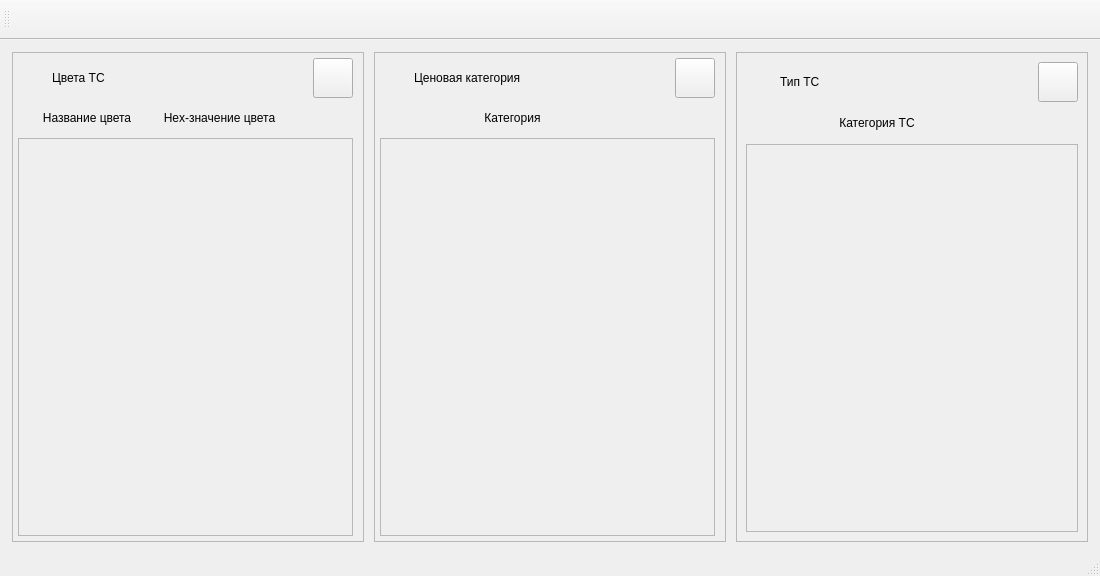
<?xml version="1.0" encoding="UTF-8"?>
<ui version="4.0">
 <class>AdminSystem</class>
 <widget class="QMainWindow" name="AdminSystem">
  <property name="geometry">
   <rect>
    <x>0</x>
    <y>0</y>
    <width>1100</width>
    <height>576</height>
   </rect>
  </property>
  <property name="minimumSize">
   <size>
    <width>1100</width>
    <height>50</height>
   </size>
  </property>
  <property name="windowTitle">
   <string>MainWindow</string>
  </property>
  <property name="styleSheet">
   <string notr="true"/>
  </property>
  <widget class="QWidget" name="centralwidget">
   <layout class="QHBoxLayout" name="horizontalLayout">
    <property name="spacing">
     <number>0</number>
    </property>
    <property name="leftMargin">
     <number>2</number>
    </property>
    <property name="topMargin">
     <number>2</number>
    </property>
    <property name="rightMargin">
     <number>2</number>
    </property>
    <property name="bottomMargin">
     <number>2</number>
    </property>
    <item>
     <widget class="QStackedWidget" name="stackedWidget">
      <property name="currentIndex">
       <number>1</number>
      </property>
      <widget class="QWidget" name="page_users">
       <layout class="QVBoxLayout" name="verticalLayout_2">
        <item alignment="Qt::AlignRight">
         <widget class="QPushButton" name="btn_add_user">
          <property name="minimumSize">
           <size>
            <width>200</width>
            <height>40</height>
           </size>
          </property>
          <property name="cursor">
           <cursorShape>PointingHandCursor</cursorShape>
          </property>
          <property name="text">
           <string> Добавить пользователя</string>
          </property>
          <property name="icon">
           <iconset resource="../../resurce.qrc">
            <normaloff>:/Icons/icons/user-plus_.svg</normaloff>:/Icons/icons/user-plus_.svg</iconset>
          </property>
          <property name="iconSize">
           <size>
            <width>30</width>
            <height>30</height>
           </size>
          </property>
         </widget>
        </item>
        <item>
         <widget class="QGroupBox" name="groupBox">
          <property name="maximumSize">
           <size>
            <width>16777215</width>
            <height>32</height>
           </size>
          </property>
          <property name="font">
           <font>
            <stylestrategy>PreferDefault</stylestrategy>
           </font>
          </property>
          <layout class="QHBoxLayout" name="horizontalLayout_2">
           <property name="leftMargin">
            <number>0</number>
           </property>
           <property name="topMargin">
            <number>0</number>
           </property>
           <property name="rightMargin">
            <number>0</number>
           </property>
           <property name="bottomMargin">
            <number>5</number>
           </property>
           <item>
            <widget class="QLabel" name="label">
             <property name="sizePolicy">
              <sizepolicy hsizetype="Expanding" vsizetype="Expanding">
               <horstretch>0</horstretch>
               <verstretch>0</verstretch>
              </sizepolicy>
             </property>
             <property name="minimumSize">
              <size>
               <width>40</width>
               <height>0</height>
              </size>
             </property>
             <property name="maximumSize">
              <size>
               <width>40</width>
               <height>16777215</height>
              </size>
             </property>
             <property name="styleSheet">
              <string notr="true">padding-left: 5px;</string>
             </property>
             <property name="text">
              <string>ID</string>
             </property>
            </widget>
           </item>
           <item>
            <widget class="QLabel" name="label_2">
             <property name="sizePolicy">
              <sizepolicy hsizetype="Expanding" vsizetype="Expanding">
               <horstretch>0</horstretch>
               <verstretch>0</verstretch>
              </sizepolicy>
             </property>
             <property name="minimumSize">
              <size>
               <width>70</width>
               <height>0</height>
              </size>
             </property>
             <property name="maximumSize">
              <size>
               <width>100</width>
               <height>16777215</height>
              </size>
             </property>
             <property name="text">
              <string>Логин</string>
             </property>
            </widget>
           </item>
           <item>
            <widget class="QLabel" name="label_3">
             <property name="sizePolicy">
              <sizepolicy hsizetype="Expanding" vsizetype="Expanding">
               <horstretch>0</horstretch>
               <verstretch>0</verstretch>
              </sizepolicy>
             </property>
             <property name="minimumSize">
              <size>
               <width>130</width>
               <height>0</height>
              </size>
             </property>
             <property name="maximumSize">
              <size>
               <width>200</width>
               <height>16777215</height>
              </size>
             </property>
             <property name="styleSheet">
              <string notr="true"/>
             </property>
             <property name="text">
              <string>Имя</string>
             </property>
            </widget>
           </item>
           <item>
            <widget class="QLabel" name="label_4">
             <property name="sizePolicy">
              <sizepolicy hsizetype="Expanding" vsizetype="Expanding">
               <horstretch>0</horstretch>
               <verstretch>0</verstretch>
              </sizepolicy>
             </property>
             <property name="minimumSize">
              <size>
               <width>100</width>
               <height>0</height>
              </size>
             </property>
             <property name="maximumSize">
              <size>
               <width>180</width>
               <height>16777215</height>
              </size>
             </property>
             <property name="text">
              <string>E-mail</string>
             </property>
            </widget>
           </item>
           <item>
            <widget class="QLabel" name="label_5">
             <property name="sizePolicy">
              <sizepolicy hsizetype="Expanding" vsizetype="Expanding">
               <horstretch>0</horstretch>
               <verstretch>0</verstretch>
              </sizepolicy>
             </property>
             <property name="minimumSize">
              <size>
               <width>130</width>
               <height>0</height>
              </size>
             </property>
             <property name="text">
              <string>Пароль</string>
             </property>
            </widget>
           </item>
           <item>
            <widget class="QLabel" name="label_6">
             <property name="sizePolicy">
              <sizepolicy hsizetype="Preferred" vsizetype="Expanding">
               <horstretch>0</horstretch>
               <verstretch>0</verstretch>
              </sizepolicy>
             </property>
             <property name="minimumSize">
              <size>
               <width>100</width>
               <height>0</height>
              </size>
             </property>
             <property name="maximumSize">
              <size>
               <width>200</width>
               <height>16777215</height>
              </size>
             </property>
             <property name="text">
              <string>Права доступа</string>
             </property>
            </widget>
           </item>
           <item>
            <widget class="QLabel" name="lbl_date_create">
             <property name="minimumSize">
              <size>
               <width>130</width>
               <height>0</height>
              </size>
             </property>
             <property name="text">
              <string>Дата создания</string>
             </property>
            </widget>
           </item>
           <item>
            <widget class="QLabel" name="label_7">
             <property name="minimumSize">
              <size>
               <width>126</width>
               <height>0</height>
              </size>
             </property>
             <property name="maximumSize">
              <size>
               <width>126</width>
               <height>16777215</height>
              </size>
             </property>
             <property name="text">
              <string>Действие</string>
             </property>
             <property name="alignment">
              <set>Qt::AlignCenter</set>
             </property>
            </widget>
           </item>
          </layout>
         </widget>
        </item>
        <item>
         <widget class="QScrollArea" name="scrollArea">
          <property name="widgetResizable">
           <bool>true</bool>
          </property>
          <widget class="QWidget" name="scrollAreaWidgetContents">
           <property name="geometry">
            <rect>
             <x>0</x>
             <y>0</y>
             <width>1151</width>
             <height>408</height>
            </rect>
           </property>
           <layout class="QVBoxLayout" name="verticalLayout">
            <property name="spacing">
             <number>0</number>
            </property>
            <property name="leftMargin">
             <number>0</number>
            </property>
            <property name="topMargin">
             <number>0</number>
            </property>
            <property name="rightMargin">
             <number>0</number>
            </property>
            <property name="bottomMargin">
             <number>0</number>
            </property>
            <item>
             <layout class="QVBoxLayout" name="add_widget_layout">
              <property name="spacing">
               <number>0</number>
              </property>
              <property name="sizeConstraint">
               <enum>QLayout::SetNoConstraint</enum>
              </property>
              <property name="leftMargin">
               <number>0</number>
              </property>
              <property name="topMargin">
               <number>0</number>
              </property>
              <property name="rightMargin">
               <number>0</number>
              </property>
              <property name="bottomMargin">
               <number>0</number>
              </property>
             </layout>
            </item>
            <item>
             <spacer name="verticalSpacer">
              <property name="orientation">
               <enum>Qt::Vertical</enum>
              </property>
              <property name="sizeHint" stdset="0">
               <size>
                <width>20</width>
                <height>2000</height>
               </size>
              </property>
             </spacer>
            </item>
           </layout>
          </widget>
         </widget>
        </item>
       </layout>
      </widget>
      <widget class="QWidget" name="page_settings">
       <layout class="QHBoxLayout" name="horizontalLayout_4">
        <property name="spacing">
         <number>10</number>
        </property>
        <property name="leftMargin">
         <number>10</number>
        </property>
        <property name="topMargin">
         <number>10</number>
        </property>
        <property name="rightMargin">
         <number>10</number>
        </property>
        <property name="bottomMargin">
         <number>10</number>
        </property>
        <item>
         <widget class="QFrame" name="frm_settings">
          <property name="maximumSize">
           <size>
            <width>360</width>
            <height>16777215</height>
           </size>
          </property>
          <property name="frameShape">
           <enum>QFrame::StyledPanel</enum>
          </property>
          <property name="frameShadow">
           <enum>QFrame::Raised</enum>
          </property>
          <layout class="QVBoxLayout" name="verticalLayout_3">
           <property name="spacing">
            <number>5</number>
           </property>
           <property name="leftMargin">
            <number>5</number>
           </property>
           <property name="topMargin">
            <number>5</number>
           </property>
           <property name="rightMargin">
            <number>10</number>
           </property>
           <property name="bottomMargin">
            <number>5</number>
           </property>
           <item>
            <layout class="QHBoxLayout" name="horizontalLayout_3">
             <property name="spacing">
              <number>5</number>
             </property>
             <property name="leftMargin">
              <number>5</number>
             </property>
             <item>
              <widget class="QLabel" name="label_22">
               <property name="minimumSize">
                <size>
                 <width>24</width>
                 <height>24</height>
                </size>
               </property>
               <property name="maximumSize">
                <size>
                 <width>24</width>
                 <height>24</height>
                </size>
               </property>
               <property name="text">
                <string/>
               </property>
               <property name="pixmap">
                <pixmap resource="../../resurce.qrc">:/Icons/icons/sun_.svg</pixmap>
               </property>
               <property name="scaledContents">
                <bool>true</bool>
               </property>
              </widget>
             </item>
             <item>
              <widget class="QLabel" name="label_8">
               <property name="sizePolicy">
                <sizepolicy hsizetype="Preferred" vsizetype="Preferred">
                 <horstretch>0</horstretch>
                 <verstretch>0</verstretch>
                </sizepolicy>
               </property>
               <property name="minimumSize">
                <size>
                 <width>0</width>
                 <height>30</height>
                </size>
               </property>
               <property name="maximumSize">
                <size>
                 <width>16777215</width>
                 <height>30</height>
                </size>
               </property>
               <property name="text">
                <string>Цвета ТС</string>
               </property>
              </widget>
             </item>
             <item>
              <widget class="QPushButton" name="btn_add_color_ts">
               <property name="minimumSize">
                <size>
                 <width>40</width>
                 <height>40</height>
                </size>
               </property>
               <property name="maximumSize">
                <size>
                 <width>40</width>
                 <height>40</height>
                </size>
               </property>
               <property name="cursor">
                <cursorShape>PointingHandCursor</cursorShape>
               </property>
               <property name="toolTip">
                <string>Добавить цвет</string>
               </property>
               <property name="text">
                <string/>
               </property>
               <property name="icon">
                <iconset resource="../../resurce.qrc">
                 <normaloff>:/Icons/icons/plus_.svg</normaloff>:/Icons/icons/plus_.svg</iconset>
               </property>
               <property name="iconSize">
                <size>
                 <width>30</width>
                 <height>30</height>
                </size>
               </property>
              </widget>
             </item>
            </layout>
           </item>
           <item>
            <layout class="QHBoxLayout" name="horizontalLayout_6">
             <property name="spacing">
              <number>5</number>
             </property>
             <property name="rightMargin">
              <number>0</number>
             </property>
             <item>
              <widget class="QLabel" name="label_14">
               <property name="maximumSize">
                <size>
                 <width>0</width>
                 <height>16777215</height>
                </size>
               </property>
               <property name="text">
                <string/>
               </property>
              </widget>
             </item>
             <item>
              <widget class="QLabel" name="label_10">
               <property name="minimumSize">
                <size>
                 <width>0</width>
                 <height>30</height>
                </size>
               </property>
               <property name="text">
                <string>Название цвета</string>
               </property>
               <property name="alignment">
                <set>Qt::AlignCenter</set>
               </property>
              </widget>
             </item>
             <item>
              <widget class="QLabel" name="label_11">
               <property name="text">
                <string>Hex-значение цвета</string>
               </property>
               <property name="alignment">
                <set>Qt::AlignCenter</set>
               </property>
              </widget>
             </item>
             <item>
              <widget class="QLabel" name="label_12">
               <property name="minimumSize">
                <size>
                 <width>30</width>
                 <height>30</height>
                </size>
               </property>
               <property name="maximumSize">
                <size>
                 <width>30</width>
                 <height>30</height>
                </size>
               </property>
               <property name="text">
                <string/>
               </property>
              </widget>
             </item>
             <item>
              <widget class="QLabel" name="label_13">
               <property name="minimumSize">
                <size>
                 <width>30</width>
                 <height>30</height>
                </size>
               </property>
               <property name="maximumSize">
                <size>
                 <width>30</width>
                 <height>30</height>
                </size>
               </property>
               <property name="text">
                <string/>
               </property>
              </widget>
             </item>
            </layout>
           </item>
           <item>
            <widget class="QScrollArea" name="scrollAreaSettings_2">
             <property name="widgetResizable">
              <bool>true</bool>
             </property>
             <widget class="QWidget" name="scroll_settings_2">
              <property name="geometry">
               <rect>
                <x>0</x>
                <y>0</y>
                <width>333</width>
                <height>394</height>
               </rect>
              </property>
              <layout class="QVBoxLayout" name="verticalLayout_5">
               <property name="spacing">
                <number>5</number>
               </property>
               <property name="leftMargin">
                <number>0</number>
               </property>
               <property name="topMargin">
                <number>0</number>
               </property>
               <property name="rightMargin">
                <number>0</number>
               </property>
               <property name="bottomMargin">
                <number>0</number>
               </property>
               <item>
                <layout class="QVBoxLayout" name="layout_colored_ts">
                 <property name="spacing">
                  <number>5</number>
                 </property>
                </layout>
               </item>
               <item>
                <spacer name="verticalSpacer_2">
                 <property name="orientation">
                  <enum>Qt::Vertical</enum>
                 </property>
                 <property name="sizeHint" stdset="0">
                  <size>
                   <width>20</width>
                   <height>398</height>
                  </size>
                 </property>
                </spacer>
               </item>
              </layout>
             </widget>
            </widget>
           </item>
          </layout>
         </widget>
        </item>
        <item>
         <widget class="QFrame" name="frm_settings_2">
          <property name="maximumSize">
           <size>
            <width>360</width>
            <height>16777215</height>
           </size>
          </property>
          <property name="frameShape">
           <enum>QFrame::StyledPanel</enum>
          </property>
          <property name="frameShadow">
           <enum>QFrame::Raised</enum>
          </property>
          <layout class="QVBoxLayout" name="verticalLayout_4">
           <property name="spacing">
            <number>5</number>
           </property>
           <property name="leftMargin">
            <number>5</number>
           </property>
           <property name="topMargin">
            <number>5</number>
           </property>
           <property name="rightMargin">
            <number>10</number>
           </property>
           <property name="bottomMargin">
            <number>5</number>
           </property>
           <item>
            <layout class="QHBoxLayout" name="horizontalLayout_5">
             <property name="spacing">
              <number>5</number>
             </property>
             <property name="leftMargin">
              <number>5</number>
             </property>
             <item>
              <widget class="QLabel" name="label_23">
               <property name="minimumSize">
                <size>
                 <width>24</width>
                 <height>24</height>
                </size>
               </property>
               <property name="maximumSize">
                <size>
                 <width>24</width>
                 <height>24</height>
                </size>
               </property>
               <property name="text">
                <string/>
               </property>
               <property name="pixmap">
                <pixmap resource="../../resurce.qrc">:/Icons/icons/award_.svg</pixmap>
               </property>
               <property name="scaledContents">
                <bool>true</bool>
               </property>
              </widget>
             </item>
             <item>
              <widget class="QLabel" name="label_9">
               <property name="minimumSize">
                <size>
                 <width>0</width>
                 <height>30</height>
                </size>
               </property>
               <property name="maximumSize">
                <size>
                 <width>16777215</width>
                 <height>30</height>
                </size>
               </property>
               <property name="text">
                <string>Ценовая категория</string>
               </property>
              </widget>
             </item>
             <item>
              <widget class="QPushButton" name="btn_add_payment_category">
               <property name="minimumSize">
                <size>
                 <width>40</width>
                 <height>40</height>
                </size>
               </property>
               <property name="maximumSize">
                <size>
                 <width>40</width>
                 <height>40</height>
                </size>
               </property>
               <property name="cursor">
                <cursorShape>PointingHandCursor</cursorShape>
               </property>
               <property name="toolTip">
                <string>Добавить цвет</string>
               </property>
               <property name="text">
                <string/>
               </property>
               <property name="icon">
                <iconset resource="../../resurce.qrc">
                 <normaloff>:/Icons/icons/plus_.svg</normaloff>:/Icons/icons/plus_.svg</iconset>
               </property>
               <property name="iconSize">
                <size>
                 <width>30</width>
                 <height>30</height>
                </size>
               </property>
              </widget>
             </item>
            </layout>
           </item>
           <item>
            <layout class="QHBoxLayout" name="horizontalLayout_7">
             <property name="spacing">
              <number>5</number>
             </property>
             <property name="bottomMargin">
              <number>0</number>
             </property>
             <item>
              <widget class="QLabel" name="label_17">
               <property name="text">
                <string>Категория</string>
               </property>
               <property name="alignment">
                <set>Qt::AlignCenter</set>
               </property>
              </widget>
             </item>
             <item>
              <widget class="QLabel" name="label_16">
               <property name="minimumSize">
                <size>
                 <width>30</width>
                 <height>30</height>
                </size>
               </property>
               <property name="maximumSize">
                <size>
                 <width>30</width>
                 <height>30</height>
                </size>
               </property>
               <property name="text">
                <string/>
               </property>
              </widget>
             </item>
             <item>
              <widget class="QLabel" name="label_15">
               <property name="minimumSize">
                <size>
                 <width>30</width>
                 <height>30</height>
                </size>
               </property>
               <property name="maximumSize">
                <size>
                 <width>30</width>
                 <height>30</height>
                </size>
               </property>
               <property name="text">
                <string/>
               </property>
              </widget>
             </item>
            </layout>
           </item>
           <item>
            <widget class="QScrollArea" name="scrollAreaSettings_3">
             <property name="widgetResizable">
              <bool>true</bool>
             </property>
             <widget class="QWidget" name="scroll_settings_3">
              <property name="geometry">
               <rect>
                <x>0</x>
                <y>0</y>
                <width>333</width>
                <height>394</height>
               </rect>
              </property>
              <layout class="QVBoxLayout" name="verticalLayout_6">
               <property name="spacing">
                <number>5</number>
               </property>
               <property name="leftMargin">
                <number>0</number>
               </property>
               <property name="topMargin">
                <number>0</number>
               </property>
               <property name="rightMargin">
                <number>0</number>
               </property>
               <property name="bottomMargin">
                <number>0</number>
               </property>
               <item>
                <layout class="QVBoxLayout" name="layout_payment_category">
                 <property name="spacing">
                  <number>5</number>
                 </property>
                </layout>
               </item>
               <item>
                <spacer name="verticalSpacer_3">
                 <property name="orientation">
                  <enum>Qt::Vertical</enum>
                 </property>
                 <property name="sizeHint" stdset="0">
                  <size>
                   <width>20</width>
                   <height>398</height>
                  </size>
                 </property>
                </spacer>
               </item>
              </layout>
             </widget>
            </widget>
           </item>
          </layout>
         </widget>
        </item>
        <item>
         <widget class="QFrame" name="frm_settings_3">
          <property name="maximumSize">
           <size>
            <width>360</width>
            <height>16777215</height>
           </size>
          </property>
          <property name="frameShape">
           <enum>QFrame::StyledPanel</enum>
          </property>
          <property name="frameShadow">
           <enum>QFrame::Raised</enum>
          </property>
          <layout class="QVBoxLayout" name="verticalLayout_8">
           <item>
            <layout class="QHBoxLayout" name="horizontalLayout_9">
             <property name="spacing">
              <number>5</number>
             </property>
             <property name="leftMargin">
              <number>5</number>
             </property>
             <item>
              <widget class="QLabel" name="label_24">
               <property name="minimumSize">
                <size>
                 <width>24</width>
                 <height>24</height>
                </size>
               </property>
               <property name="maximumSize">
                <size>
                 <width>24</width>
                 <height>24</height>
                </size>
               </property>
               <property name="text">
                <string/>
               </property>
               <property name="pixmap">
                <pixmap resource="../../resurce.qrc">:/Icons/icons/truck_.svg</pixmap>
               </property>
               <property name="scaledContents">
                <bool>true</bool>
               </property>
              </widget>
             </item>
             <item>
              <widget class="QLabel" name="label_21">
               <property name="minimumSize">
                <size>
                 <width>0</width>
                 <height>30</height>
                </size>
               </property>
               <property name="maximumSize">
                <size>
                 <width>16777215</width>
                 <height>30</height>
                </size>
               </property>
               <property name="text">
                <string>Тип ТС</string>
               </property>
              </widget>
             </item>
             <item>
              <widget class="QPushButton" name="btn_add_view_ts">
               <property name="minimumSize">
                <size>
                 <width>40</width>
                 <height>40</height>
                </size>
               </property>
               <property name="maximumSize">
                <size>
                 <width>40</width>
                 <height>40</height>
                </size>
               </property>
               <property name="cursor">
                <cursorShape>PointingHandCursor</cursorShape>
               </property>
               <property name="toolTip">
                <string>Добавить цвет</string>
               </property>
               <property name="text">
                <string/>
               </property>
               <property name="icon">
                <iconset resource="../../resurce.qrc">
                 <normaloff>:/Icons/icons/plus_.svg</normaloff>:/Icons/icons/plus_.svg</iconset>
               </property>
               <property name="iconSize">
                <size>
                 <width>30</width>
                 <height>30</height>
                </size>
               </property>
              </widget>
             </item>
            </layout>
           </item>
           <item>
            <layout class="QHBoxLayout" name="horizontalLayout_8">
             <property name="spacing">
              <number>5</number>
             </property>
             <property name="bottomMargin">
              <number>0</number>
             </property>
             <item>
              <widget class="QLabel" name="label_18">
               <property name="text">
                <string>Категория ТС</string>
               </property>
               <property name="alignment">
                <set>Qt::AlignCenter</set>
               </property>
              </widget>
             </item>
             <item>
              <widget class="QLabel" name="label_19">
               <property name="minimumSize">
                <size>
                 <width>30</width>
                 <height>30</height>
                </size>
               </property>
               <property name="maximumSize">
                <size>
                 <width>30</width>
                 <height>30</height>
                </size>
               </property>
               <property name="text">
                <string/>
               </property>
              </widget>
             </item>
             <item>
              <widget class="QLabel" name="label_20">
               <property name="minimumSize">
                <size>
                 <width>30</width>
                 <height>30</height>
                </size>
               </property>
               <property name="maximumSize">
                <size>
                 <width>30</width>
                 <height>30</height>
                </size>
               </property>
               <property name="text">
                <string/>
               </property>
              </widget>
             </item>
            </layout>
           </item>
           <item>
            <widget class="QScrollArea" name="scrollAreaSettings_4">
             <property name="widgetResizable">
              <bool>true</bool>
             </property>
             <widget class="QWidget" name="scroll_settings_4">
              <property name="geometry">
               <rect>
                <x>0</x>
                <y>0</y>
                <width>330</width>
                <height>384</height>
               </rect>
              </property>
              <layout class="QVBoxLayout" name="verticalLayout_7">
               <property name="spacing">
                <number>5</number>
               </property>
               <property name="leftMargin">
                <number>0</number>
               </property>
               <property name="topMargin">
                <number>0</number>
               </property>
               <property name="rightMargin">
                <number>0</number>
               </property>
               <property name="bottomMargin">
                <number>0</number>
               </property>
               <item>
                <layout class="QVBoxLayout" name="layout_view_ts">
                 <property name="spacing">
                  <number>5</number>
                 </property>
                </layout>
               </item>
               <item>
                <spacer name="verticalSpacer_4">
                 <property name="orientation">
                  <enum>Qt::Vertical</enum>
                 </property>
                 <property name="sizeHint" stdset="0">
                  <size>
                   <width>20</width>
                   <height>398</height>
                  </size>
                 </property>
                </spacer>
               </item>
              </layout>
             </widget>
            </widget>
           </item>
          </layout>
         </widget>
        </item>
       </layout>
      </widget>
     </widget>
    </item>
   </layout>
  </widget>
  <widget class="QStatusBar" name="statusBar"/>
  <widget class="QToolBar" name="toolBar">
   <property name="minimumSize">
    <size>
     <width>0</width>
     <height>40</height>
    </size>
   </property>
   <property name="windowTitle">
    <string>toolBar</string>
   </property>
   <attribute name="toolBarArea">
    <enum>TopToolBarArea</enum>
   </attribute>
   <attribute name="toolBarBreak">
    <bool>false</bool>
   </attribute>
  </widget>
 </widget>
 <resources>
  <include location="../../resurce.qrc"/>
 </resources>
 <connections/>
</ui>
